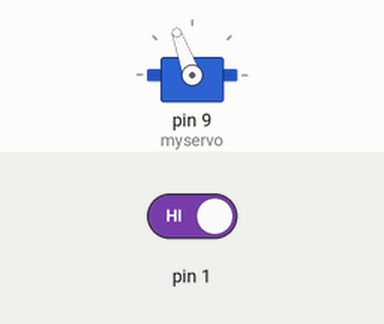
A sketch run on a simulated Arduino Uno, built with avr-gcc and run on an emulated ATmega328P. Shown: servo. The inputs (shaded band) are chosen by the test bench; at power-on: pin 1 HIGH.

Above: at 1.2 s.
1.3 s: pin 1 driven LOW
At 1.9 s:
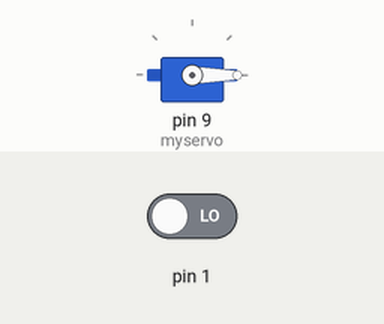
2.8 s: pin 1 driven HIGH
At 3.1 s:
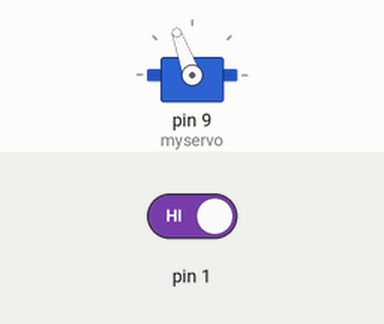
Timing chart, 0 to 5.8 s (numbered marks = the images above; inputs shaded):
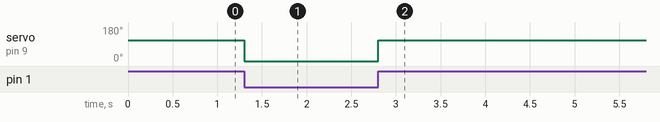

The sketch:

penceta.ino
```cpp
#include <Servo.h>

Servo myservo;


void setup() {
  pinMode(1, INPUT);
  digitalWrite(1, LOW);
  myservo.attach(9);
}

void loop() {
  if (digitalRead(1) == LOW) {
    myservo.write(0);

  }
  if (digitalRead(1) == HIGH) {
    myservo.write(110);


  }

}
```

Measured:
- after the input at 1.3 s, servo on pin 9 (myservo): 110° → 0° at once
- after the input at 2.8 s, servo on pin 9 (myservo): 0° → 110° at once
